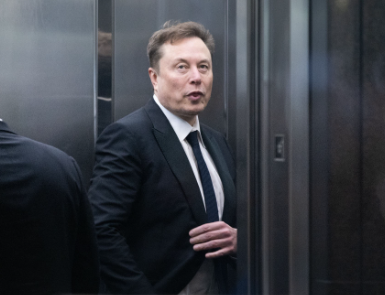
#> input picture open-cv/Images/Elon.png, 385 x 295 px
$ jupyter execute --allow-errors face_recognition.ipynb
#> lines starting #> are read from the running program, lines starting #| are printed output that depends on the picture
[cell 1]
import numpy as np
import cv2 as cv
import matplotlib.pyplot as plt

# Load images
image1 = cv.imread("Images/Elon.png")
#> image1 is the input picture: shape (295, 385, 3); mean B, G, R 68.9, 62.3, 59.3
image2 = cv.imread("Images/Elon2.png")
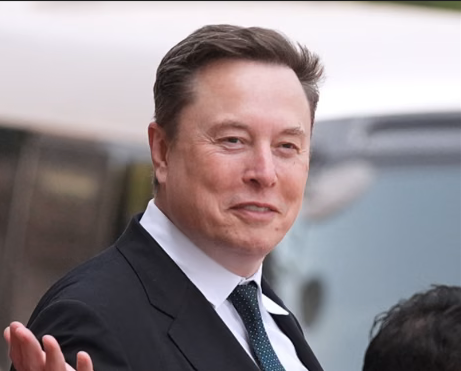
#> input picture open-cv/Images/Elon2.png, 461 x 371 px
#> image2 is the input picture: shape (371, 461, 3); mean B, G, R 139.9, 136, 145.6

height, width, _ = image1.shape
#> height = 295; width = 385


# Create face detector
#> (the rest of this cell did not finish here and is left out)

[cell 2]
image2 = cv.imread("Images/Messi.png")
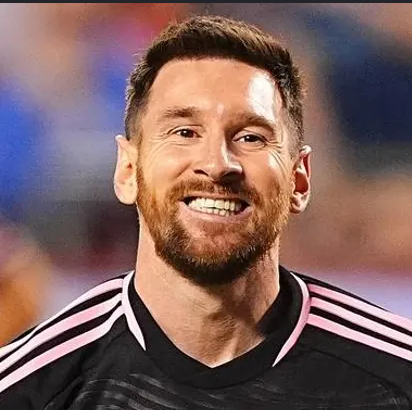
#> input picture open-cv/Images/Messi.png, 412 x 410 px
#> image2 is the input picture: shape (410, 412, 3); mean B, G, R 93.3, 97, 126


# Detect with another person
height2, width2, _ = image2.shape
#> height2 = 410; width2 = 412

#> (the rest of this cell did not finish here and is left out)
